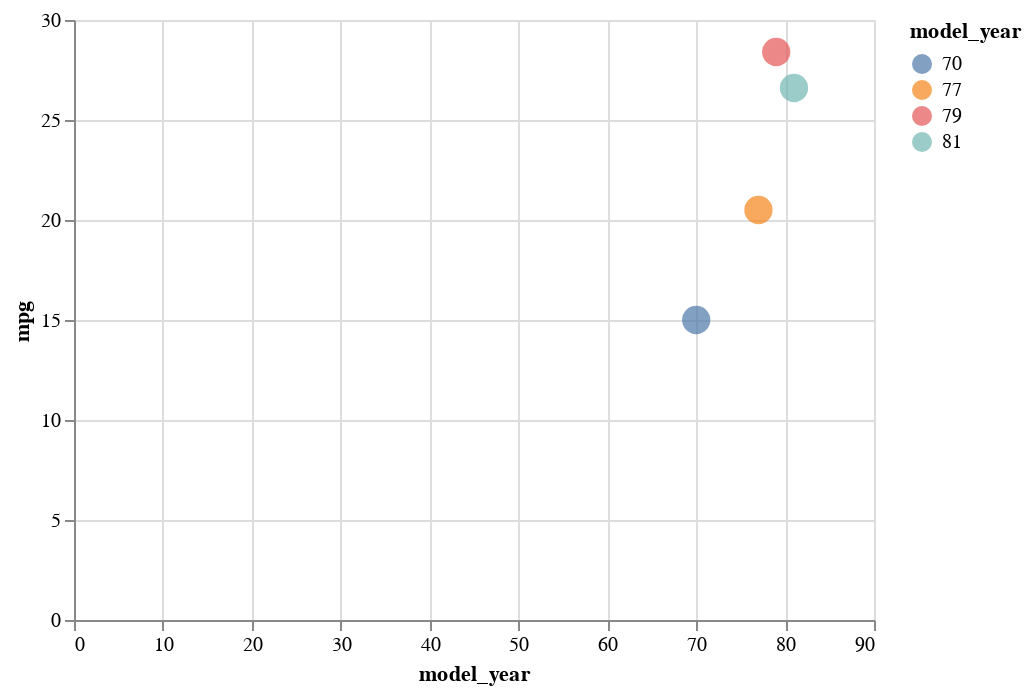

Source (notebook cell):
### Markdown cell above
Here we use the abbreviation `:N` to specify that the model year in the color encoding should be considered as a *nominal* data type.  Because nominal means it is unordered, Altair chooses colors that don't have any particular ordering (as opposed to above, where they progressed from light blue to dark blue).

### Code cell
alt.Chart(df_sub).mark_circle(size=200).encode(
    x="model_year",
    y="mpg",
    color="model_year:N" # :N nominal
)

### Figure 1 — Vega-Lite specification as saved in the notebook (floating-point values rounded to 4 significant figures)
{"config": {"view": {"continuousWidth": 400, "continuousHeight": 300}}, "data": {"name": "data-7ffbcbecac7f7ca6a3511d1629ed0214"}, "mark": {"type": "circle", "size": 200}, "encoding": {"color": {"field": "model_year", "type": "nominal"}, "x": {"field": "model_year", "type": "quantitative"}, "y": {"field": "mpg", "type": "quantitative"}}, "$schema": "https://vega.github.io/schema/vega-lite/v4.17.0.json", "datasets": {"data-7ffbcbecac7f7ca6a3511d1629ed0214": [{"mpg": 15.0, "cylinders": 8, "displacement": 350.0, "horsepower": 165.0, "weight": 3693, "acceleration": 11.5, "model_year": 70, "origin": "usa", "name": "buick skylark 320"}, {"mpg": 20.5, "cylinders": 6, "displacement": 231.0, "horsepower": 105.0, "weight": 3425, "acceleration": 16.9, "model_year": 77, "origin": "usa", "name": "buick skylark"}, {"mpg": 28.4, "cylinders": 4, "displacement": 151.0, "horsepower": 90.0, "weight": 2670, "acceleration": 16.0, "model_year": 79, "origin": "usa", "name": "buick skylark limited"}, {"mpg": 26.6, "cylinders": 4, "displacement": 151.0, "horsepower": 84.0, "weight": 2635, "acceleration": 16.4, "model_year": 81, "origin": "usa", "name": "buick skylark"}]}}
